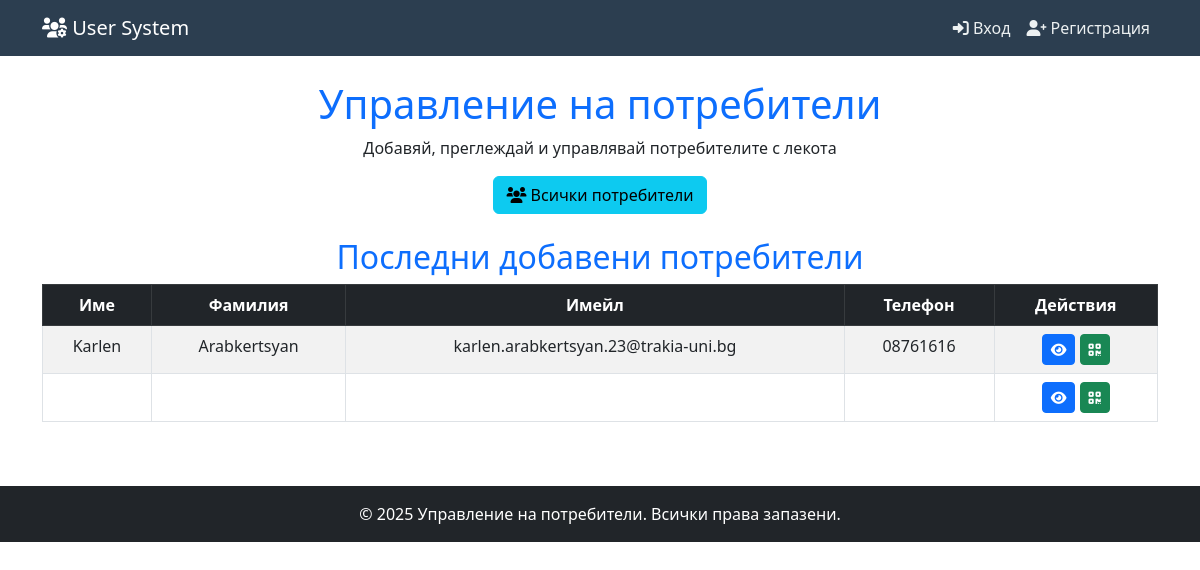
Before: / with the older database file.
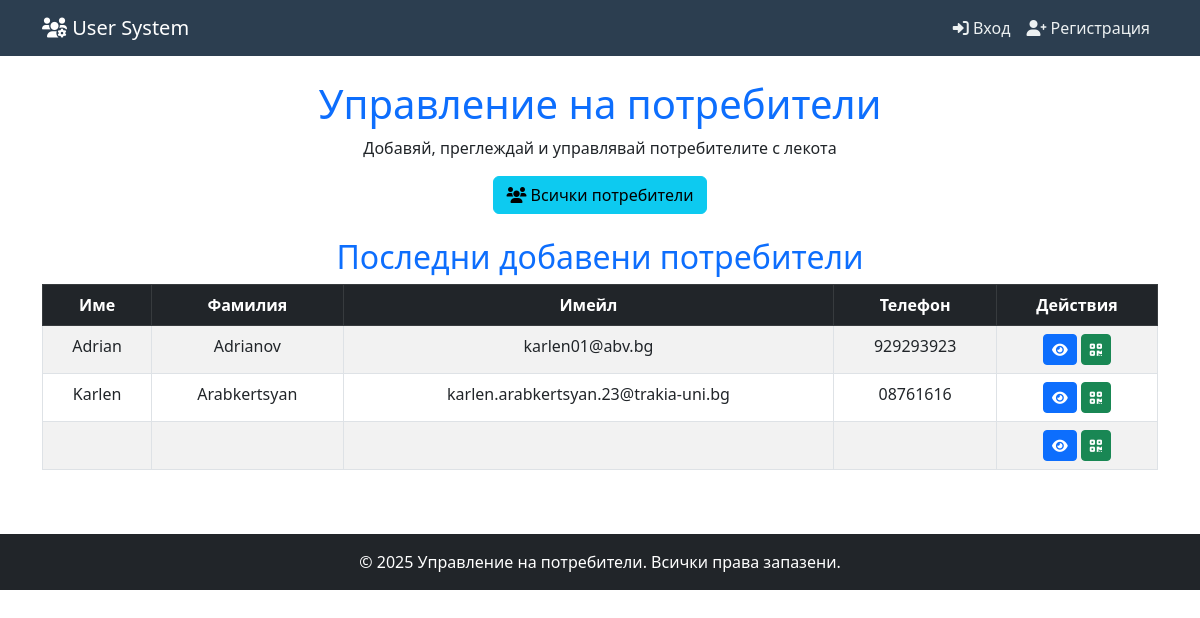
After: the same page with the newer database file.
### tables this page shows
CREATE TABLE IF NOT EXISTS `users` (
  `id` int NOT NULL AUTO_INCREMENT,
  `user` varchar(50) NOT NULL,
  `password` varchar(255) NOT NULL,
  `email` varchar(100) NOT NULL,
  `first_name` varchar(50) NOT NULL,
  `last_name` varchar(50) NOT NULL,
  `phone` varchar(20) DEFAULT NULL,
  `role` enum('user','admin') DEFAULT 'user',
  `created_at` timestamp NULL DEFAULT CURRENT_TIMESTAMP,
  `updated_at` timestamp NULL DEFAULT CURRENT_TIMESTAMP ON UPDATE CURRENT_TIMESTAMP,
  `birth_date` int NOT NULL,
  PRIMARY KEY (`id`),
  UNIQUE KEY `username` (`user`),
  UNIQUE KEY `email` (`email`)
);

### includes/auth.php (called while the page is built, shortened)
<?php
function isLoggedIn() {
    return !empty($_SESSION['logged_in']);
}
?>

### index.php (the view, shortened to what this page needs)
<?php
include('includes/header.php');
?>
<div class="text-center my-4">
    <h1 class="text-primary">Управление на потребители</h1>
    <p>Добавяй, преглеждай и управлявай потребителите с лекота</p>
    <a href="show_students.php" class="btn btn-info">
        <i class="fas fa-users"></i> Всички потребители
    </a>
</div>
<div class="table-container">
    <h2 class="text-center text-primary">Последни добавени потребители</h2>
    <div class="table-responsive">
        <?php
        $sql = "SELECT * FROM users ORDER BY id DESC LIMIT 5";
        $result = $conn->query($sql);
        if ($result->num_rows > 0) {
            echo "<table class='table table-striped table-bordered text-center'>";
            echo "<thead class='table-dark'><tr><th>Име</th><th>Фамилия</th><th>Имейл</th><th>Телефон</th><th>Действия</th></tr></thead>";
            echo "<tbody>";
            while ($row = $result->fetch_assoc()) {
                echo "<tr>";
                echo "<td>" . $row["first_name"] . "</td>";
                echo "<td>" . $row["last_name"] . "</td>";
                echo "<td>" . $row["email"] . "</td>";
                echo "<td>" . ($row["phone"] ?? '-') . "</td>";
                echo "<td>
                        <a href='show_student.php?id=" . $row["id"] . "' class='btn btn-sm btn-primary'><i class='fas fa-eye'></i></a>
                        <a href='generate_qr.php?id=" . $row["id"] . "' class='btn btn-sm btn-success'><i class='fas fa-qrcode'></i></a>
                      </td>";
                echo "</tr>";
            }
            echo "</tbody></table>";
        } else {
            echo "<p class='text-center text-muted'>Няма записани потребители.</p>";
        }
        ?>
    </div>
</div>
<?php
include('includes/footer.php');
?>

### includes/header.php (shortened to what this page needs)
<?php
require_once 'auth.php';
?>
<!DOCTYPE html>
<html lang="bg">
<head>
    <link href="https://cdn.jsdelivr.net/npm/bootstrap@5.3.0/dist/css/bootstrap.min.css" rel="stylesheet">
    <link rel="stylesheet" href="https://cdnjs.cloudflare.com/ajax/libs/font-awesome/6.0.0/css/all.min.css">
</head>
<body>
    <nav class="navbar navbar-expand-lg navbar-dark mb-4">
        <div class="container">
            <a class="navbar-brand" href="/Trakia/index.php">
                <i class="fas fa-users-cog"></i> User System
            </a>
            <div class="collapse navbar-collapse" id="navbarContent">
                <ul class="navbar-nav ms-auto">
                    <?php if (isLoggedIn()): ?>
                        <li class="nav-item dropdown">
                            <a class="nav-link dropdown-toggle" href="#" id="userDropdown" role="button" data-bs-toggle="dropdown">
                                <i class="fas fa-user-circle"></i>
                                <?= htmlspecialchars($_SESSION['username'] ?? 'Гост', ENT_QUOTES, 'UTF-8') ?>
                                <?php if (isAdmin()): ?>
                                    <span class="badge badge-role">Admin</span>
                                <?php endif; ?>
                            </a>
                            <ul class="dropdown-menu dropdown-menu-end">
                                <li><a class="dropdown-item" href="profile.php"><i class="fas fa-user"></i> Профил</a></li>
                                <li><a class="dropdown-item" href="admin/settings.php"><i class="fas fa-cog"></i> Настройки</a></li>
                                <li><hr class="dropdown-divider"></li>
                                <li><a class="dropdown-item" href="logout.php"><i class="fas fa-sign-out-alt"></i> Изход</a></li>
                            </ul>
                        </li>
                    <?php else: ?>
                        <li class="nav-item">
                            <a class="nav-link" href="login.php">
                                <i class="fas fa-sign-in-alt"></i> Вход
                            </a>
                        </li>
                        <li class="nav-item">
                            <a class="nav-link" href="register.php">
                                <i class="fas fa-user-plus"></i> Регистрация
                            </a>
                        </li>
                    <?php endif; ?>
                </ul>
            </div>
        </div>
    </nav>
    <div class="container">
    <link href="https://cdn.jsdelivr.net/npm/bootstrap@5.3.0/dist/css/bootstrap.min.css" rel="stylesheet">
    <link rel="stylesheet" href="https://cdnjs.cloudflare.com/ajax/libs/font-awesome/6.0.0/css/all.min.css">

### includes/footer.php (shortened to what this page needs)
</div>
<footer class="mt-5 py-3 bg-dark text-white text-center">
    <div class="container">
        <p class="mb-0">&copy; <?= date('Y') ?> Управление на потребители. Всички права запазени.</p>
    </div>
</footer>
</body>
</html>

### includes/header.php (style rules this page uses)
.navbar { background-color: #2c3e50 !important; }
.nav-link { color: #ecf0f1 !important; transition: all 0.3s; }

Changed rows visible on the page:
added users: first_name "Adrian", last_name "Adrianov", email "karlen01@abv.bg", phone "929293923"
